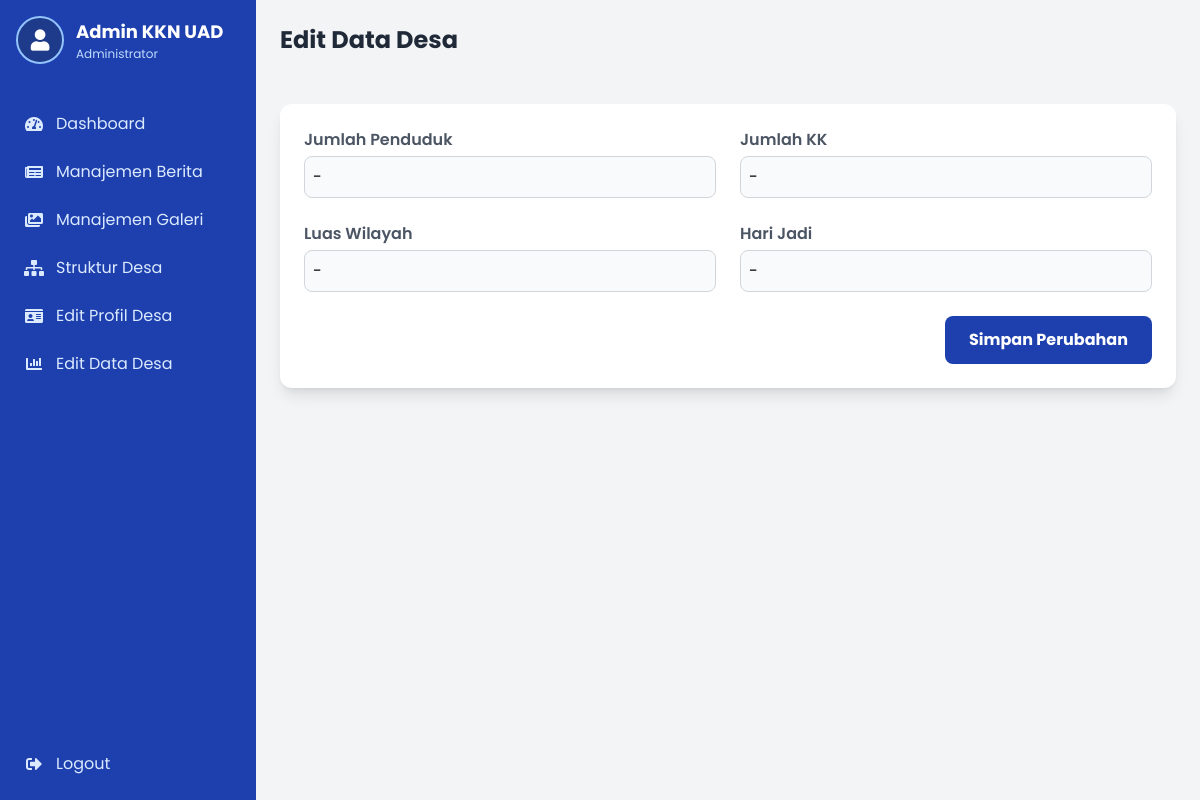
The page /admin/data-desa.php (signed in) on the database its author committed.
### tables this page shows
CREATE TABLE `info_desa` (
  `id` int(11) NOT NULL DEFAULT 1,
  `jumlah_penduduk` varchar(50) NOT NULL,
  `jumlah_kk` varchar(50) NOT NULL,
  `luas_wilayah` varchar(50) NOT NULL,
  `hari_jadi` varchar(50) NOT NULL
);

### admin/data-desa.php (the view, shortened to what this page needs)
<?php
$page_title = "Edit Data Desa";
include 'template/header.php';
$info_result = mysqli_query($conn, "SELECT * FROM info_desa WHERE id = 1");
$info = mysqli_fetch_assoc($info_result);
include 'template/sidebar.php';
?>
<div class="flex-1 flex flex-col">
    <header class="bg-gray-100 p-6 flex justify-between items-center">
        <h1 class="text-2xl font-bold text-gray-800"><?php echo $page_title; ?></h1>
    </header>
    <main class="flex-1 p-6">
        <div class="bg-white shadow-lg rounded-xl p-6">
             <form action="data-desa.php" method="post" class="space-y-6">
                <div class="grid grid-cols-1 md:grid-cols-2 gap-6">
                    <div>
                        <label for="penduduk" class="block font-semibold text-gray-600 mb-1">Jumlah Penduduk</label>
                        <input type="text" id="penduduk" name="penduduk" value="<?php echo htmlspecialchars($info['jumlah_penduduk']); ?>" class="w-full bg-gray-50 p-2 border border-gray-300 rounded-lg focus:outline-none focus:ring-2 focus:ring-primary" placeholder="Contoh: 5.243 Jiwa">
                    </div>
                    <div>
                        <label for="kk" class="block font-semibold text-gray-600 mb-1">Jumlah KK</label>
                        <input type="text" id="kk" name="kk" value="<?php echo htmlspecialchars($info['jumlah_kk']); ?>" class="w-full bg-gray-50 p-2 border border-gray-300 rounded-lg focus:outline-none focus:ring-2 focus:ring-primary" placeholder="Contoh: 1.532 Keluarga">
                    </div>
                    <div>
                        <label for="wilayah" class="block font-semibold text-gray-600 mb-1">Luas Wilayah</label>
                        <input type="text" id="wilayah" name="wilayah" value="<?php echo htmlspecialchars($info['luas_wilayah']); ?>" class="w-full bg-gray-50 p-2 border border-gray-300 rounded-lg focus:outline-none focus:ring-2 focus:ring-primary" placeholder="Contoh: 12,5 Km²">
                    </div>
                    <div>
                        <label for="hari_jadi" class="block font-semibold text-gray-600 mb-1">Hari Jadi</label>
                        <input type="text" id="hari_jadi" name="hari_jadi" value="<?php echo htmlspecialchars($info['hari_jadi']); ?>" class="w-full bg-gray-50 p-2 border border-gray-300 rounded-lg focus:outline-none focus:ring-2 focus:ring-primary" placeholder="Contoh: 12 April 1985">
                    </div>
                </div>
                <div class="mt-8 text-right">
                    <button type="submit" class="bg-primary hover:bg-secondary text-white font-bold py-3 px-6 rounded-lg transition-colors">Simpan Perubahan</button>
                </div>
            </form>
        </div>
    </main>
</div>
<?php include 'template/footer.php'; ?>

### rows shown on the page
info_desa: penduduk "-", kk "-", wilayah "-", hari_jadi "-"

### other values the page prints
$_SESSION['nama_lengkap'] "Admin KKN UAD"
$page_title "Edit Data Desa"
